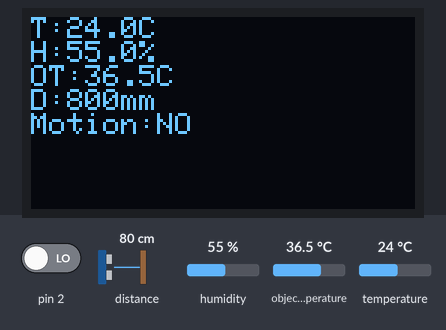
The sketch below on a simulated Arduino Uno, built with avr-gcc and run on an emulated ATmega328P. Parts: 128×64 one-colour display. Inputs (shaded band) come from the test bench; at power-on: pin 2 LOW, distance to the obstacle 80 cm, humidity 55 %, object temperature 36.5 °C, temperature 24 °C. What the sketch prints to the serial monitor is not drawn.

Above: at 2.2 s.
2.3 s: pin 2 driven HIGH
At 4.3 s:
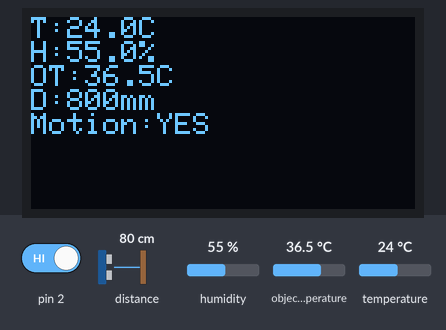
4.6 s: distance to the obstacle set to 2 cm
At 5.8 s:
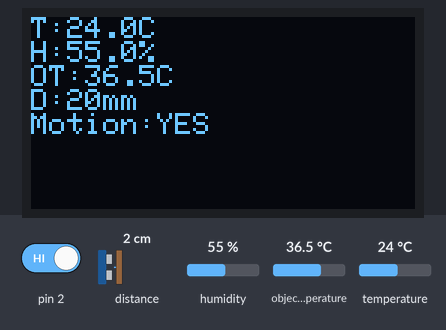
6.6 s: humidity set to 22 %
At 8.3 s:
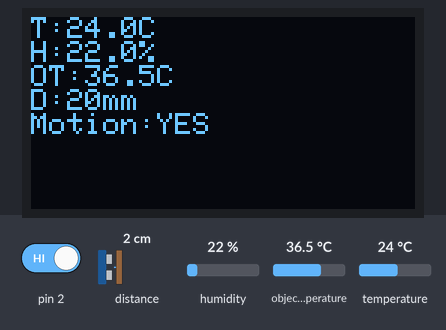
8.6 s: object temperature set to 20 °C
At 10.0 s:
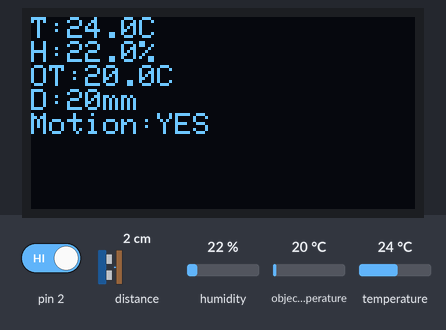
10.6 s: temperature set to 12 °C
At 11.5 s:
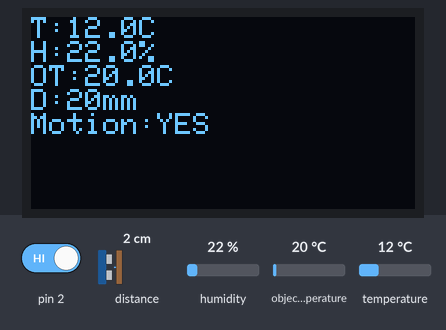
12.6 s: pin 2 driven LOW
At 14.2 s:
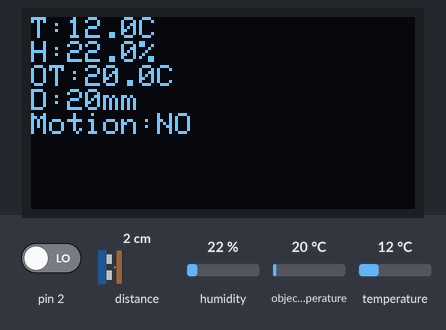
Timing chart, 0 to 15.6 s (numbered marks = the images above; inputs shaded):
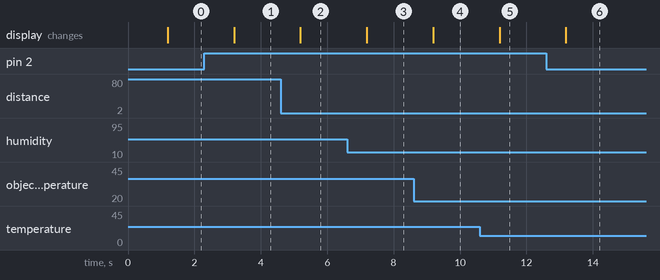

Measured:
- after the input at 2.3 s, the display: changes after 0.89 s (image 1)
- after the input at 4.6 s, the display: changes after 0.59 s (image 2)
- after the input at 6.6 s, the display: changes after 0.59 s (image 3)
- after the input at 8.6 s, the display: changes after 0.59 s (image 4)
- after the input at 10.6 s, the display: changes after 0.59 s (image 5)
- after the input at 12.6 s, the display: changes after 0.59 s (image 6)

The sketch:

sketch_jun14a.ino
```cpp
#include <Wire.h>
#include <Adafruit_SSD1306.h>
#include "Adafruit_AM2320.h"
#include <Adafruit_MLX90614.h>
#include <VL53L0X.h>
#include <SoftwareSerial.h>

#define SCREEN_WIDTH 128
#define SCREEN_HEIGHT 64
Adafruit_SSD1306 display(SCREEN_WIDTH, SCREEN_HEIGHT, &Wire, -1);

SoftwareSerial BT(10, 11);
Adafruit_AM2320 am2320 = Adafruit_AM2320();
Adafruit_MLX90614 mlx = Adafruit_MLX90614();
VL53L0X distSensor;

unsigned long lastTime = 0;

void setup() {
  Serial.begin(9600);
  BT.begin(9600);
  Wire.begin();

  // 螢幕初始化
  display.begin(SSD1306_SWITCHCAPVCC, 0x3C);
  display.clearDisplay();
  display.setTextSize(1);
  display.setTextColor(SSD1306_WHITE);
  display.setCursor(0, 0);
  display.println("Initializing...");
  display.display();

  am2320.begin();
  mlx.begin();
  distSensor.init();
  distSensor.setTimeout(500);
  pinMode(2, INPUT);

  delay(1000);
}

void loop() {
  if (millis() - lastTime >= 1000) {
    lastTime = millis();

    float temp = am2320.readTemperature();
    float humidity = am2320.readHumidity();
    float objTemp = mlx.readObjectTempC();
    int distance = distSensor.readRangeSingleMillimeters();
    int motion = digitalRead(2);

    // 用藍牙傳送資料
    String data = "ENV:" + String(temp, 1) + "," +
                  String(humidity, 1) + "," +
                  String(objTemp, 1) + "," +
                  String(distance) + "," +
                  String(motion);

    Serial.println(data);
    BT.println(data);

    // 螢幕顯示
    display.clearDisplay();
    display.setTextSize(1);
    display.setCursor(0, 0);
    display.print("T:"); display.println(String(temp, 1) + "C");
    display.print("H:"); display.println(String(humidity, 1) + "%");
    display.print("OT:"); display.println(String(objTemp, 1) + "C");
    display.print("D:"); display.println(String(distance) + "mm");
    display.print("Motion:"); display.println(motion ? "YES" : "NO");
    display.display();
  }
}
```
